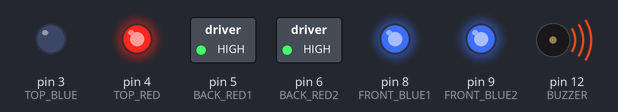
The sketch below on a simulated Arduino Uno, built with avr-gcc and run on an emulated ATmega328P. Parts: switched loads named in the sketch (green lamp = pin HIGH), output pins drawn as LEDs (lit = HIGH), buzzer (waves = sounding). What the sketch prints to the serial monitor is not drawn.

Above: at 0.5 s.
At 1.0 s:
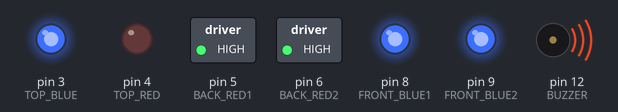
At 2.9 s:
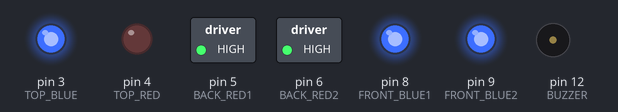
Timing chart, 0 to 3.7 s (numbered marks = the images above):
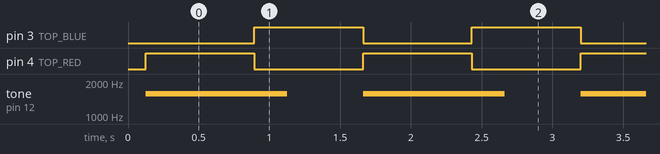

The sketch:

police-car.ino
```cpp
#include "pitches.h"


#define TOP_RED 4
#define TOP_BLUE 3
#define BACK_RED1 5
#define BACK_RED2 6
#define FRONT_BLUE1 8
#define FRONT_BLUE2 9
#define BUZZER 12
#define DELAY_TIME 1000

void siren(void);

void setup() {
  Serial.begin(9600);
  Serial.println("Starting car...");

  pinMode(TOP_RED, OUTPUT);
  pinMode(TOP_BLUE, OUTPUT);
  pinMode(BACK_RED1, OUTPUT);
  pinMode(BACK_RED2, OUTPUT);
  pinMode(FRONT_BLUE1, OUTPUT);
  pinMode(FRONT_BLUE2, OUTPUT);
  noTone(BUZZER);

  Serial.println("Starting motors...");
  Serial.println("Opening front lights...");

  digitalWrite(FRONT_BLUE1, HIGH);
  digitalWrite(FRONT_BLUE2, HIGH);

  Serial.println("Opening back lights");

  digitalWrite(BACK_RED1, HIGH);
  digitalWrite(BACK_RED2, HIGH);

  Serial.println("Car has been started");
  Serial.println("Motors have been started");
  Serial.println("Front lights on");
  Serial.println("Back lights on");

  Serial.println("Starting the siren");
}

void loop() {
  siren();
}

void siren(void) {
  tone(BUZZER, NOTE_G6, DELAY_TIME);

  digitalWrite(TOP_RED, HIGH);
  delay(DELAY_TIME / 1.3);
  digitalWrite(TOP_RED, LOW);

  digitalWrite(TOP_BLUE, HIGH);
  delay(DELAY_TIME / 1.3);
  digitalWrite(TOP_BLUE, LOW);
}
```

pitches.h
```cpp
/*************************************************
 * Public Constants
 *************************************************/

#define NOTE_B0  31
#define NOTE_C1  33
#define NOTE_CS1 35
#define NOTE_D1  37
#define NOTE_DS1 39
#define NOTE_E1  41
#define NOTE_F1  44
#define NOTE_FS1 46
#define NOTE_G1  49
#define NOTE_GS1 52
#define NOTE_A1  55
#define NOTE_AS1 58
#define NOTE_B1  62
#define NOTE_C2  65
#define NOTE_CS2 69
#define NOTE_D2  73
#define NOTE_DS2 78
#define NOTE_E2  82
#define NOTE_F2  87
#define NOTE_FS2 93
#define NOTE_G2  98
#define NOTE_GS2 104
#define NOTE_A2  110
#define NOTE_AS2 117
#define NOTE_B2  123
#define NOTE_C3  131
#define NOTE_CS3 139
#define NOTE_D3  147
#define NOTE_DS3 156
#define NOTE_E3  165
#define NOTE_F3  175
#define NOTE_FS3 185
#define NOTE_G3  196
#define NOTE_GS3 208
#define NOTE_A3  220
#define NOTE_AS3 233
#define NOTE_B3  247
#define NOTE_C4  262
#define NOTE_CS4 277
#define NOTE_D4  294
#define NOTE_DS4 311
#define NOTE_E4  330
#define NOTE_F4  349
#define NOTE_FS4 370
#define NOTE_G4  392
#define NOTE_GS4 415
#define NOTE_A4  440
#define NOTE_AS4 466
#define NOTE_B4  494
#define NOTE_C5  523
#define NOTE_CS5 554
#define NOTE_D5  587
#define NOTE_DS5 622
#define NOTE_E5  659
#define NOTE_F5  698
#define NOTE_FS5 740
#define NOTE_G5  784
#define NOTE_GS5 831
#define NOTE_A5  880
#define NOTE_AS5 932
#define NOTE_B5  988
#define NOTE_C6  1047
#define NOTE_CS6 1109
#define NOTE_D6  1175
#define NOTE_DS6 1245
#define NOTE_E6  1319
#define NOTE_F6  1397
#define NOTE_FS6 1480
#define NOTE_G6  1568
#define NOTE_GS6 1661
#define NOTE_A6  1760
#define NOTE_AS6 1865
#define NOTE_B6  1976
#define NOTE_C7  2093
#define NOTE_CS7 2217
#define NOTE_D7  2349
#define NOTE_DS7 2489
#define NOTE_E7  2637
#define NOTE_F7  2794
#define NOTE_FS7 2960
#define NOTE_G7  3136
#define NOTE_GS7 3322
#define NOTE_A7  3520
#define NOTE_AS7 3729
#define NOTE_B7  3951
#define NOTE_C8  4186
#define NOTE_CS8 4435
#define NOTE_D8  4699
#define NOTE_DS8 4978
 
```

Measured:
- by itself, pin 3 (TOP_BLUE), pin 4 (TOP_RED): alternates HIGH for 0.77 s and LOW for 0.77 s
- by itself, tone on pin 12 (BUZZER): alternates 1568 Hz for 1.0 s and silent for 0.54 s
